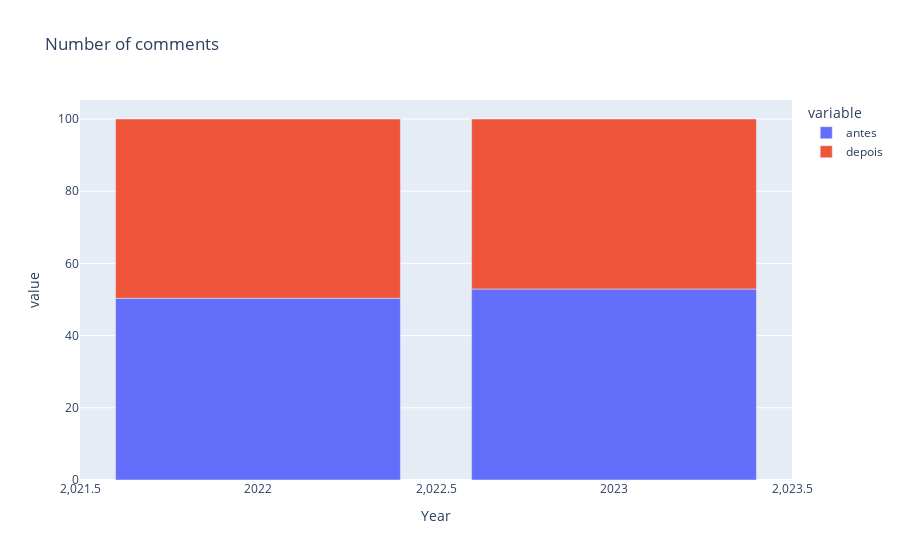

Notebook code cell kept with this figure:
### Code cell
total_comments_22 = antes22['quant_comments'].sum() + depois22['quant_comments'].sum()
total_comments_23 = antes23['quant_comments'].sum() + depois23['quant_comments'].sum()

comments_df = [
    [2022, total_comments_22, (antes22["quant_comments"].sum()/total_comments_22)*100, (depois22["quant_comments"].sum()/total_comments_22)*100],
    [2023, total_comments_23, (antes23["quant_comments"].sum()/total_comments_23)*100, (depois23["quant_comments"].sum()/total_comments_23)*100]]     

df = pd.DataFrame(comments_df, columns=['Year', 'Total', 'antes', 'depois'])

fig = px.bar(df, x="Year", y=["antes", "depois"], title="Number of comments")
fig.show()

### Figure 1 — Plotly figure (JSON) as saved in the notebook; plotly's stock layout.template omitted (floating-point values rounded to 4 significant figures)
{"data": [{"alignmentgroup": "True", "hovertemplate": "variable=antes<br>Year=%{x}<br>value=%{y}<extra></extra>", "legendgroup": "antes", "marker": {"color": "#636efa", "pattern": {"shape": ""}}, "name": "antes", "offsetgroup": "antes", "orientation": "v", "showlegend": true, "textposition": "auto", "type": "bar", "x": [2022, 2023], "xaxis": "x", "y": [50.33, 52.91], "yaxis": "y"}, {"alignmentgroup": "True", "hovertemplate": "variable=depois<br>Year=%{x}<br>value=%{y}<extra></extra>", "legendgroup": "depois", "marker": {"color": "#EF553B", "pattern": {"shape": ""}}, "name": "depois", "offsetgroup": "depois", "orientation": "v", "showlegend": true, "textposition": "auto", "type": "bar", "x": [2022, 2023], "xaxis": "x", "y": [49.67, 47.09], "yaxis": "y"}], "layout": {"barmode": "relative", "legend": {"title": {"text": "variable"}, "tracegroupgap": 0}, "title": {"text": "Number of comments"}, "xaxis": {"anchor": "y", "domain": [0, 1], "title": {"text": "Year"}}, "yaxis": {"anchor": "x", "domain": [0, 1], "title": {"text": "value"}}}}
